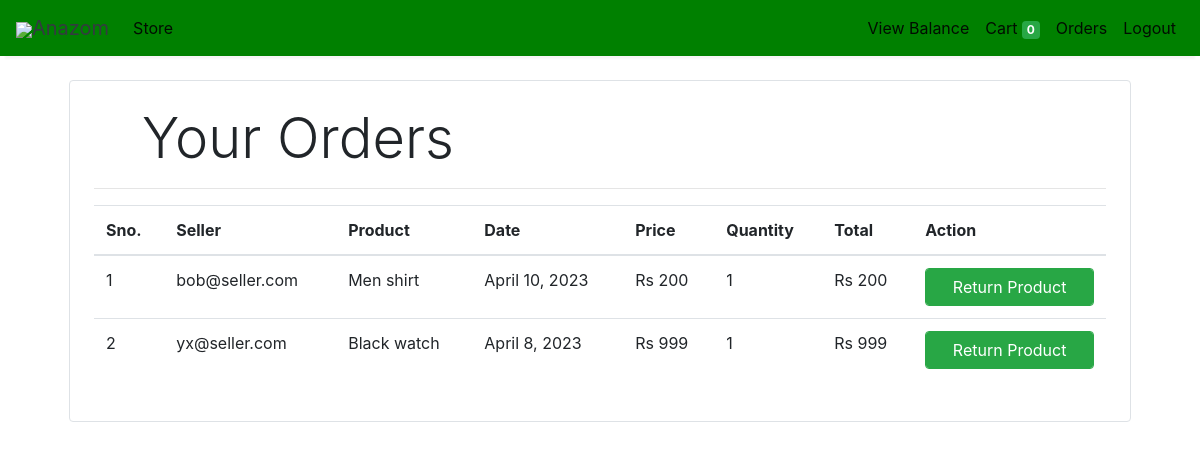
The app's page /orders (signed in), older data.
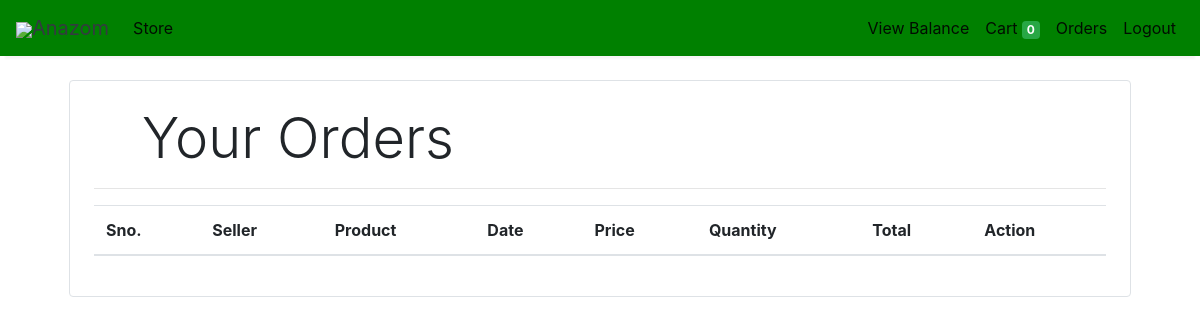
The same page, newer data.
### store/models/orders.py (models this page shows, shortened)
class Order(models.Model):
    product = models.ForeignKey(Products,
                                on_delete=models.CASCADE)
    customer = models.ForeignKey(Customer,
                                 on_delete=models.CASCADE)
    quantity = models.IntegerField(default=1)
    price = models.IntegerField()
    address = models.CharField (max_length=50, default='', blank=True)
    phone = models.CharField (max_length=50, default='', blank=True)
    date = models.DateField (default=datetime.datetime.today)
    status = models.BooleanField (default=False)
    seller = models.EmailField()
    @staticmethod
    def get_orders_by_customer(customer_id):
        return Order.objects.filter(customer=customer_id).order_by('-date')

### store/models/product.py (models this page shows, shortened)
class Products(models.Model):
    name = models.CharField(max_length=60)
    price= models.IntegerField(default=0)
    category= models.ForeignKey(Category,on_delete=models.CASCADE,default=1 )
    description= models.CharField(max_length=250, default='', blank=True, null= True)
    image= models.ImageField(upload_to='uploads/products/')
    seller = models.EmailField()
    quantity = models.IntegerField(default=0)

### store/middlewares/auth.py (the view)
    def middleware(request):
        print(request.session.get('customer'))
        returnUrl = request.META['PATH_INFO']
        print(request.META['PATH_INFO'])
        if not request.session.get('customer'):
           return redirect(f'login?return_url={returnUrl}')
        response = get_response(request)
        return response

### store/templatetags/custom_filter.py (called while the page is built)
@register.filter(name='currency')
def currency(number):
    return "Rs "+str(number)

@register.filter(name='multiply')
def multiply(number , number1):
    return number * number1

### store/views/orders.py (called while the page is built)
    def get(self , request ):
        customer = request.session.get('customer')
        user = Customer.objects.get(id= customer)
        if (user.userType == 'buyer'):
            orders = Order.get_orders_by_customer(customer)
            print(orders)
            return render(request , 'orders.html'  , {'orders' : orders})
        elif (user.userType == 'seller'):
            orders = Order.objects.filter(seller=user.email).order_by('-date')
            return render(request , 'sellerOrder.html'  , {'orders' : orders})
        elif (user.userType == 'admin'):
            pass

### store/templates/orders.html (shortened to what this page needs)
{% extends 'base.html' %}
{% block content %}
{% load cart %}
{% load custom_filter %}
<div class="container">
   <div class="border rounded p-4 m-4">
        <p class="display-4 pl-4 ml-4">Your Orders</p>
        <hr>
        <table class="table">
            <thead>
                <tr>
                    <th>Sno.</th>
                    <th>Seller</th>
                    <th>Product</th>
                    <th>Date</th>
                    <th>Price</th>
                    <th>Quantity</th>
                    <th>Total</th>
                    <th>Action</th>
                </tr>
            </thead>
            <tbody>
                {% for order in orders %}
                <tr>
                    <td>{{forloop.counter}}</td>
                    <td>{{order.seller}}</td>
                    <td>{{order.product.name}}</td>
                    <td>{{order.date}}</td>
                    <td>{{order.price|currency}}</td>
                    <td>{{order.quantity}}</td>
                    <td>{{order.quantity|multiply:order.price|currency}}</td>
                    <td>
                        <form action="/orders" method="POST" class="btn-block">
                            <input type="submit" class="float-right btn btn-success form-control"
                                value="Return Product">
                        </form>
                    </td>
                </tr>
                {% endfor %}
            </tbody>
        </table>
   </div>
</div>
{% endblock %}

### store/templates/base.html (shortened to what this page needs)
<!doctype html>
<html lang="en">
<head>
  <link rel="stylesheet" href="https://maxcdn.bootstrapcdn.com/bootstrap/4.0.0/css/bootstrap.min.css"
>
</head>
<body>
<nav class="one-edge-shadow
  navbar navbar-light
  sticky-top navbar
  navbar-expand-lg
  text-white">
    <a class="navbar-brand ms-3 text-dark " href="">
    <link rel="stylesheet" href="https://use.fontawesome.com/releases/v5.7.0/css/all.css">
    <img src="https://www.freepnglogos.com/uploads/shopping-cart-png/shopping-cart-svg-png-icon-download-28.png" style="width:50px;height:50px,color:text-light;">Anazom</a>
    <div class="collapse navbar-collapse" id="navbarSupportedContent">
      <ul class="navbar-nav mr-auto">
        {% if request.session.customer %}
        <li class="nav-item active">
          <a class="nav-link" href="/store">Store <span class="sr-only">(current)</span></a>
        </li>
        {% endif %}
          </ul>
      <ul class=" navbar-nav my-2 my-lg-0">
        {% if request.session.customer %}
        <li class="nav-item active ">
          <a class="nav-link" href="/viewBalance">View Balance<span class="sr-only">(current)</span></a>
        </li>
        <li class="nav-item active">
          <a class="nav-link" href="/cart">Cart
            <span class="badge badge-success">{{request.session.cart.keys|length}}</span>
            <span class="sr-only">(current)</span></a>
        </li>
        <li class="nav-item active ">
          <a class="nav-link" href="/orders">Orders<span class="sr-only">(current)</span></a>
        </li>
        <li class="nav-item active ">
          <a class="nav-link" href="/logout">Logout<span class="sr-only">(current)</span></a>
        </li>
        {% endif %}
      </ul>
    </div>
  </nav>
  {% block content %}{% endblock %}
</body>
</html>

### store/templates/base.html (style rules this page uses)
nav { background-color: green; }
.one-edge-shadow { box-shadow: 0 8px 2px -5px rgb(246, 245, 245); }

Row changes from the older to the newer data that the page shows:
removed Order: seller "bob@seller.com", product.name "Men shirt", date "April 10, 2023", price "Rs 200", quantity "1", quantity|multiply "Rs 200"
removed Order: seller "yx@seller.com", product.name "Black watch", date "April 8, 2023", price "Rs 999", quantity "1", quantity|multiply "Rs 999"
